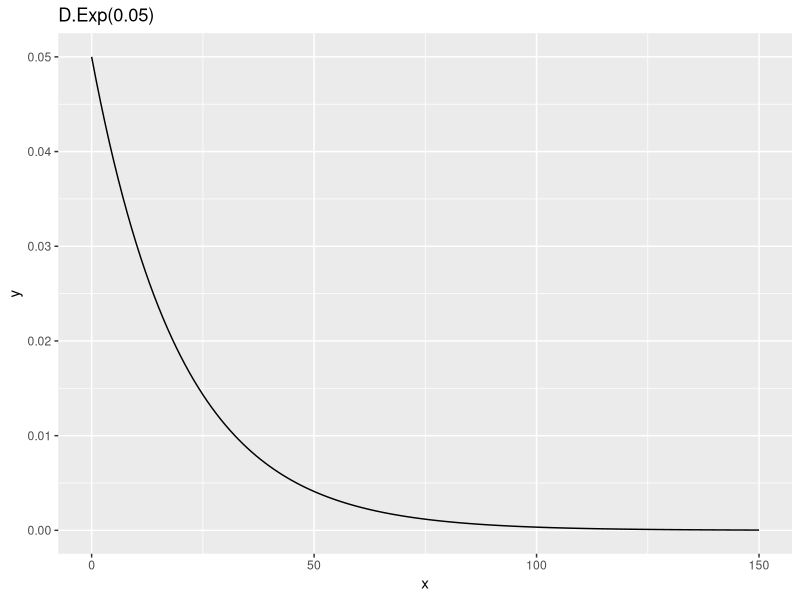
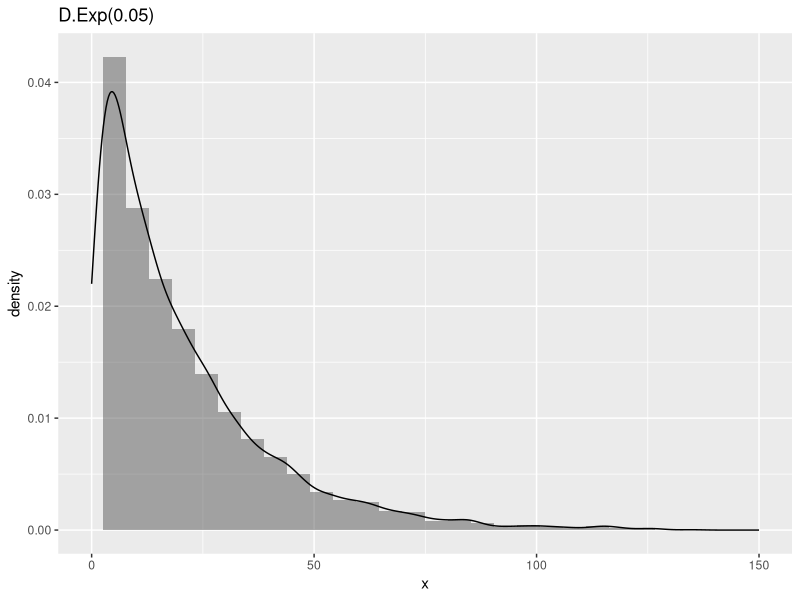
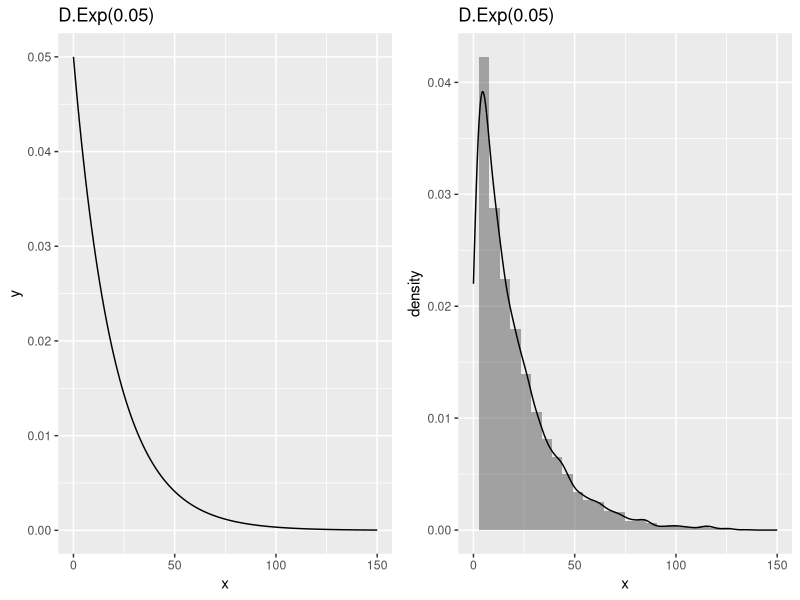
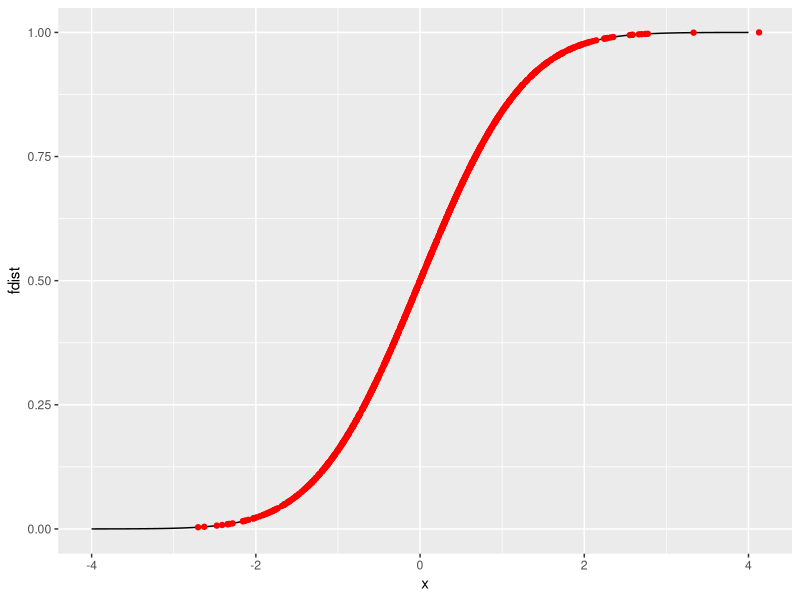
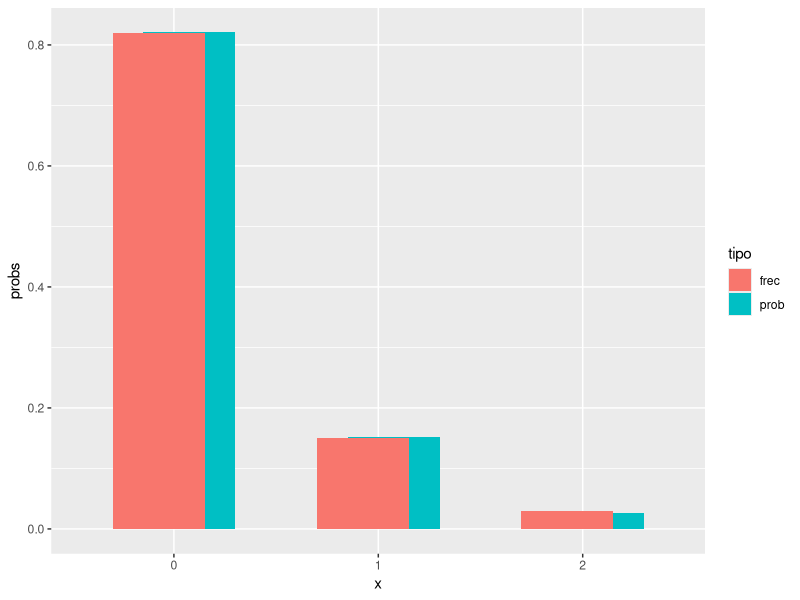

Recreate these plots in R, in order. (Note: this script raises an error after producing the figures.)
## ---- chunk 1
knitr::opts_chunk$set(echo = TRUE)
library(tidyverse)
library(gridExtra)
library(kableExtra)
## ---- chunk 2
# Simulaciones disponibles
defectos <- c(2, 2, 0, 0, 0, 2, 1, 2, 1, 4, 1, 0, 0, 2, 4, 0, 0, 0, 0, 1, 1, 1, 2,
    2, 3, 1, 0, 4, 3, 1, 0, 2, 2, 2, 3, 1, 0, 2, 2, 2, 3, 1, 0, 1, 0, 1, 2, 0, 0,
    2, 3, 2, 3, 2, 4, 4, 0, 1, 1, 3, 0, 0, 3, 2, 0, 0, 0, 3, 0, 1, 4, 1, 1, 2, 1,
    1, 4, 1, 1, 1, 0, 1, 0, 1, 2, 2, 1, 3, 1, 2, 1, 2, 3, 1, 2, 5, 1, 1, 1, 1, 0,
    1, 1, 1, 2, 1, 0, 0, 1, 2, 2, 1, 1, 1, 1, 0, 3, 1, 1, 1, 1, 4, 4, 0, 6, 6, 1,
    1, 1, 0, 2, 3, 1, 0, 0, 2, 0, 2, 1, 1, 1, 2, 1, 1, 1, 1, 2, 5, 0, 1, 3, 1, 1,
    4, 1, 2, 1, 1, 0, 2, 1, 2, 1, 3, 3, 2, 0, 3, 0, 1, 3, 0, 1, 2, 0, 1, 0, 0, 2,
    2, 1, 2, 0, 0, 0, 1, 1, 2, 3, 1, 0, 1, 0, 1, 1, 1, 1, 1, 5, 3)
# Número de simulaciones/observaciones
nsim = length(defectos)
# Tamaño de la caja
tamaño <- rep(144, 200)
# Conjunto de datos
huevos <- data.frame(tamaño, defectos)
## ---- chunk 3
# PROBABILIDAD CON ESTIMACIÓN MC
# Pr(X > 3)
sel <- dplyr::filter(huevos, defectos > 3)
prob <- nrow(sel)/nsim
cat("Probabilidad estimada [Pr(X > 3)]: ", prob)

# otro modo de seleccionar
cat("\n Probabilidad estimada [Pr(X > 3)]: ", mean(huevos$defectos>3))

## ---- chunk 4
# MEDIAS Y DISPERSIÓN CON APROXIMACIÓN MC
# media
media=mean(huevos$defectos)
# dispersión
varianza=var(huevos$defectos)
desvtip=sd(huevos$defectos)

# ic para la media
error=sqrt(sum((huevos$defectos-media)^2)/(nsim^2))
cat("\n Error Estimado (media)=",round(error,3))
# límites del IC redondeados a 3 cifras decimales
ic.low=media-qnorm(0.975)*error
ic.up=media+qnorm(0.975)*error
cat("\n IC(95%)[AproxMC(media)]=[",ic.low,",",ic.up,"]")
## ---- chunk 5
# Algoritmo para obtener la estimación MC
montecarlo=function(datosim,type,z=NULL,alpha=0.95){
  # datosim es un vector con las simulaciones
  # type="mean" -> estimar una media
  # type="prob" -> estimar probabilidad acumulada hasta un punto z
  # z -> Pr(x<=z), z en el espacio de estados de X
  # alpha -> nivel de significatividad (por defecto 95%)
  nsim=length(datosim)
  
if(type=="mean") {
  estim=mean(datosim)
  error=sum((datosim-estim)^2)/(nsim^2)
  }
else if(type=="prob"){
    Iprob=(datosim<=z)*1
    estim=mean(Iprob)
    error=sum((Iprob-estim)^2)/(nsim^2)
  }
else{
    cat("Introduce type=mean o prob (entrecomillados)")
    break
  }
  
ic.low=estim-qnorm((1+alpha)/2)*error
ic.up=estim+qnorm((1+alpha)/2)*error
cat("\n Estimación MC de una ",ifelse(type=="mean","media","probabilidad"))
return(data.frame(estim,error,ic.low,ic.up))
}

## ---- chunk 6
montecarlo(defectos,type="mean")
montecarlo(defectos,type="prob",z=2)

## ---- chunk 7
# Exponencial. Densidad
lambda=0.05
x=seq(0,150,1)
datos=tibble(x,y=dexp(x,lambda))
g1=ggplot(datos,aes(x=x,y=y))+
  geom_line()+
  labs(title=paste0("D.Exp(",lambda,")"))
g1

# Exponencial. Simulación
lambda=0.05
nsim=5000
x=rexp(nsim,lambda)
datos=tibble(x)
g2=ggplot(datos,aes(x=x))+
  geom_histogram(aes(y=..density..), alpha=0.5,position="identity")+
  geom_density() +
  labs(title=paste0("D.Exp(",lambda,")"))+
  xlim(0,150)
g2

grid.arrange(g1,g2,ncol=2)
## ---- chunk 8
nsim=1000
unif=runif(nsim)
sim=qnorm(unif)

x=seq(-4,4,length=nsim)
fdist=pnorm(x)
datos=tibble(x,fdist,unif,sim)
ggplot(datos,aes(x=x,y=fdist))+
  geom_line()+
  geom_point(aes(y=unif,x=sim),col="red")
## ---- chunk 9
nsim <- 1500
# datos uniformes
unif <- runif(nsim)
# Valores a devolver (piezas defectuosas por caja)
valores <- c(0, 1, 2)
# Distribución de probabilidad
prob <- c(0.82, 0.15, 0.03)
probacum <- cumsum(prob)
x=c()
# Simulación de la variable de interés
for(i in 1:nsim){
x[i] <- valores[min(which(unif[i] <= probacum))] 
}

datos=as_tibble(prop.table(table(x)))
datos=datos %>% 
  bind_cols(prob) %>%
  pivot_longer(cols=2:3,names_to="tipo",values_to="probs")
datos$tipo=factor(datos$tipo,labels=c("frec","prob"))
 
ggplot(datos,aes(x,probs))+
  geom_col(aes(fill=tipo),position = position_dodge(width = 0.3))
## ---- chunk 10
# EJEMPLO 1
# Parámetros de la simulación
set.seed(19)
nsim <- 1500
# datos uniformes
unif <- runif(nsim)
# Valores a devolver (piezas defectuosas por caja)
valores <- c(0, 1, 2)
# Valores a devolver y probabilidad acumulada para la política 1
prob1 <- c(0.82, 0.15, 0.03)
probacum1 <- cumsum(prob1)
# Valores a devolver y probabilidad acumulada para la política 2
prob2 <- c(0.85, 0.13, 0.02)
probacum2 <- cumsum(prob2)
# Inicialización de variables donde almacenamos las simulaciones
xs1 <- c(); benef1 <- c()
xs2 <- c(); benef2 <- c()
# Simulación de la variable de interés
i <- 1
while (i <= nsim)
{
  # politica 1
  xs1[i] <- valores[min(which(unif[i] <= probacum1))] 
  benef1[i] <- ifelse(xs1[i]==0, 300, -50*xs1[i]) # beneficios
  # politica 2
  xs2[i] <- valores[min(which(unif[i] <= probacum2))]  
  benef2[i] <- ifelse(xs2[i]==0, 300, -50*xs2[i])
    # nueva simulación
  i <- i+1
}
# Resultados para las nsim simulaciones
simulacion <- data.frame(defec.s1 = xs1, benef.s1 = benef1, 
                         defec.s2 = xs2, benef.s2 = benef2)
cat("Una muestra de las simulaciones realizadas es ...\n")
## Una muestra de las simulaciones realizadas es ...

head(simulacion)
## ---- chunk 11
#EJEMPLO ex:discreta2
# Parámetros de la simulación
set.seed(1970)
nsim <- 1000
# datos uniformes
unif <- runif(nsim)
# Beneficios asociados a cada plan
BpB <- c(2000, 3000)  # beneficio variable
BpC <- c(-1000, 2000, 8000) # beneficio variable
# Distribuciones de probabilidiad para los planes B y C
probB <- c(0.4, 0.6)
probacumB <- cumsum(probB) # función de distribución plan B
probC <- c(0.2, 0.5, 0.3)
probacumC <- cumsum(probC) # función de distribución plan 
# Inicialización de variables donde almacenamos las beneficios 
# individuales para cada simulación
benefB <- c()
benefC <- c()
# Simulación de la variable de interés
i <- 1
while (i <= nsim)
{
  # plan B
  benefB[i] <- BpB[min(which(unif[i] <= probacumB))] 
  # plan C
  benefC[i] <- BpC[min(which(unif[i] <= probacumC))]  
  # nueva simulación
  i <- i+1
}
# Resultado
simulacion <- data.frame(A=rep(2500,nsim),B = benefB, C = benefC)
cat("Una muestra de las simulaciones realizadas es ...\n")
head(simulacion)

beneficios=simulacion %>% 
  summarise(mPB = mean(B), sdPB = sd(B), 
            mPC = mean(C), sdPC = sd(C))

cat("Beneficios PlanA ($):",2500,
    "Volatilidad (sd):",0,
   "Beneficios PlanB ($):",beneficios$mPB,
    "Volatilidad (sd):",beneficios$sdPB,
    "Beneficios PlanC ($):",beneficios$mPC, 
    "Volatilidad (sd):",beneficios$sdPC)
## ---- chunk 12
# Probabilidad beneficio > 2500
c(prA = sum(simulacion$A>2500)/1000, 
  prB = sum(simulacion$B>2500)/1000, 
  prC = sum(simulacion$C>2500)/1000)
## ---- chunk 13
# EJEMPLO #mixtura1
simula.ventas.micro <- function(clientes, semilla)
{
# Descripción del proceso de compra o no compra
compra <- c("Si", "No")
pcompra <- 0.50
# Descripción del proceso de adquisión del microondas
tipo <- c("Sencillo", "Estándar", "Lujo")
prmicro <- c(0.25, 0.50, 0.25) # fmp X1
prmicroacum <- cumsum(prmicro) # fon. distribución X1
beneficio <- c(30, 60, 75)
# Inicialización de variables para las simulaciones
indicador <- c()             # proceso de compra
micro <- c()                 # tipo microondas adquirido
bind <- rep(0, clientes)     # beneficio individual
bacum <- rep(0, clientes)    # beneficio acumulado

## Simulación del proceso
##########################
i <- 1
# Generamos uniformes para describir el proceso de compra y 
# el tipo de microondas adquirido
set.seed(semilla)
ucompra <- runif(clientes) # uniformes para el indicador
umicro <- runif(clientes)  # uniformes para la compra

# Bucle de simulación
while (i <= clientes)
{
  # Proceso de compra
  indicador[i] <- ifelse(ucompra[i] <= 0.5, compra[1], compra[2])
  # Tipo de microndas
  if(indicador[i] == compra[1])
  {
    pos <- min(which(umicro[i] <= prmicroacum))
    micro[i] <- tipo[pos]
    bind[i] <- beneficio[pos]
  }
  else
  {
    micro[i] <- "Sin venta"
    bind[i] <- 0
  }
  bacum[i] <- sum(bind[1:i])  # se acumulan todos los beneficios
  # nueva simulación
  i <- i+1
}
# Resultado
return(data.frame(Compra = indicador, Tipo = micro, 
                  Bind = bind, Bacum = bacum))
}
## ---- chunk 14
#Generamos el proceso para 30 clientes y analizamos los resultados
simulacion <- simula.ventas.micro(1000, 123)
dim(simulacion)
head(simulacion)
mean(simulacion$Bind)
mean(simulacion$Tipo=="Lujo")
mean(simulacion$Bind[simulacion$Compra=="Si"])
## ---- chunk 15
g1=simulacion %>%
  group_by(Tipo) %>%
  summarise(n=n()) %>%
  mutate(prop=n/nrow(simulacion)) %>%
  ggplot(aes(x = Tipo, y = prop)) +
    geom_col(aes(fill = Tipo), position = "dodge") +
    geom_text(aes(label = scales::percent(prop), 
                  y = prop, group = Tipo),
              position = position_dodge(width = 0.9),
              vjust = 1.5)+
  labs(x="Tipo de cliente",y="Proporción")+
  theme(legend.position="none")

g2 <- ggplot(simulacion, aes(1:30, Bacum)) + 
  geom_line() +
  labs(x = "Cliente", y = "Beneficio acumulado")
grid.arrange(g1, g2, nrow = 1)
## ---- chunk 16
# Parámetros iniciales
nsim <- 5000
semilla <- 12
# Descripción variable indicadora
exito <- c("Fracaso", "Moderado", "Éxito")
pexito <- c(0.6, 0.3, 0.1)
pexitoacum <- cumsum(pexito)
# Descripción del proceso de evaluación por jurado
clasifi <- c("Malo", "Regular", "Bueno")
p1 <- c(0.5, 0.3, 0.2)
p2 <- c(0.2, 0.4, 0.4)
p3 <- c(0.1, 0.3, 0.6)
p1acum <- cumsum(p1)
p2acum <- cumsum(p2)
p3acum <- cumsum(p3)

# Inicialización de variables para las simulaciones
producto <- c()             # éxito producto
jurado <- c()               # clasificación jurado

## Simulación del proceso
##########################
i <- 1
# Generamos uniformes para describir el proceso de indicadores de éxito
# y también el de evaluación o clasificación por el jurado
set.seed(semilla)
uexito <- runif(nsim)  
uclasi <- runif(nsim)

# Bucle de simulación
while (i <= nsim)
{
  # Éxito del producto
  producto[i] <- exito[min(which(uexito[i] <= pexitoacum))]
  # Tipo de microndas
  if(producto[i] == exito[1])
  {
    jurado[i] <- clasifi[min(which(uclasi[i] <= p1acum))]
  }
  else if (producto[i] == exito[2])
  {
    jurado[i] <- clasifi[min(which(uclasi[i] <= p2acum))]
  }
  else
  {
    jurado[i] <- clasifi[min(which(uclasi[i] <= p3acum))]    
  }
  # nueva simulación
  i <- i+1
}
# Resultado
simulacion <- data.frame(producto = producto, jurado = jurado)
head(simulacion)
mean(simulacion$producto[simulacion$jurado=="Malo"]=="Fracaso")
den=sum((simulacion$jurado=="Malo")*1)
num=sum((simulacion$jurado=="Malo")&(simulacion$producto=="Fracaso"))
num/den
## ---- chunk 17
distri.conjunta.frec <- table(simulacion)
kbl(distri.conjunta.frec,caption="Frecuencias observadas en las simulaciones.") %>%
  kable_styling(bootstrap_options = c("striped", "hover"),full_width = F)
## ---- chunk 18
distri.conjunta=as.data.frame(table(simulacion)/nsim)
kbl(distri.conjunta,caption="Frecuencias relativas observadas en las simulaciones. Aproximación de la distribución conjunta.") %>%
    kable_styling(bootstrap_options = c("striped", "hover"),full_width = F)
## ---- chunk 19
distri.conjunta.frec[2,1]/sum(distri.conjunta.frec[,1])
## ---- chunk 20
distri.conjunta %>% 
  filter(jurado == "Bueno") %>%
  mutate(pr.bueno = sum(Freq), resultado = round(Freq/pr.bueno,4)) %>%
  kbl(caption="Distribución condicionada a que el producto fue evaluado como Bueno por el jurado.")%>%
      kable_styling(bootstrap_options =c("striped","hoover"),full_width = F)

## ---- chunk 21
distri.conjunta %>% 
  filter(jurado == "Malo") %>%
  mutate(pr.malo = sum(Freq), resultado = round(Freq/pr.malo,4)) %>%
  kbl(caption="Distribución condicionada a que el producto fue evaluado como Malo por el jurado.") %>%
  kable_styling(bootstrap_options =c("striped","hoover"),full_width = F)

## ---- chunk 22
# EJEMPLO #cont2
# Parámetros iniciales
nsim <- 5000
set.seed(12)
# Generamos uniformes 
uniforme <- runif(nsim)
# Calculamos x con F^-1
xs <- uniforme^(1/3)
# Calculamos y = h(x)
ys <- 1 - xs
# Devolvemos los valores de x e y
simulacion <- data.frame(sim = 1:nsim, x = xs, y = ys)
head(simulacion)

mean(simulacion$y<1 & simulacion$y>0)
## ---- chunk 23
# Valor esperado y desviación típica de Y 
datos <- simulacion$y
cat("E(Y)=", round(mean(datos), 4))
cat("sd(Y)=", round(sd(datos), 4))
# Pr(0 <= Y <= 1) 
cat("Pr(0 <= Y <= 1)=", round(sum(datos >= 0 & datos <= 1)/nsim, 4))
# Pr(Y >= 1) 
cat("Pr(Y >= 0.5)=", round(sum(datos >= 0.5)/nsim, 4))
## ---- chunk 24
g1 <- ggplot(simulacion, aes(x, ..density..)) + 
  geom_histogram(fill = "steelblue") +
  geom_density()+
  labs(x = "X", y = "Densidad")
g2 <- ggplot(simulacion, aes(y, ..density..)) + 
  geom_histogram(fill = "steelblue") +
  geom_density()+
  labs(x = "Y", y = "Densidad")
grid.arrange(g1, g2, nrow = 1)
## ---- chunk 25
# EJEMPLO #combined1
# Parámetros iniciales
nsim <- 5000
nvar <- 10  # número de variables
set.seed(12)
# Generamos matriz de datos uniformes de dimensiones nsim*nvar 
uniforme <- matrix(runif(nsim*nvar), nrow = nsim)
# Calculamos y_min e y_max
ymin <- apply(uniforme, 1, min)
ymax <- apply(uniforme, 1, max)
# Calculamos rango
rango <- ymax - ymin
# Devolvemos los valores 
simulacion <- data.frame(sim = 1:nsim, 
                         ymin = ymin, ymax = ymax, 
                         rango = rango)
## ---- chunk 26
#  Pr(Y_{min} <= 0.1, Y_{max} >= 0.8)$
p1 = mean((simulacion$ymin <= 0.1) & (simulacion$ymax >= 0.8))
cat("Pr(Y_{min} <= 0.1, Y_{max} >= 0.8)=", round(p1, 4))
# Valor esperado del rango 
cat("E(R)=",round(mean(simulacion$rango), 4))
# Pr(R >= 0.5)
cat("Pr(R >= 0.5)=",round(mean(simulacion$rango >= 0.5), 4))
## ---- chunk 27
orden <- c("ymin", "ymax", "rango")
# Construimos matriz de datos para el gráfico
datos <- pivot_longer(simulacion, cols = 2:4, 
                      names_to = "Medida", values_to = "Valor")
# gráfico
ggplot(datos, aes(Valor,fill = Medida))+
  geom_histogram(aes(y = ..density..), position = "identity", alpha = 0.3, bins = 50)+
  labs(y = "Densidad",x = "",fill = "Variables")
## ---- chunk 28
# Parámetros iniciales
nsim <- 5000
set.seed(12)
# Generamos diámetros para tuercas y pernos
tuercas <- rnorm(nsim, 2.03, 0.02)
pernos <- rnorm(nsim, 2.00, 0.01)
# Calculamos la diferencia y creamos filtro de calidad
diferencia <- tuercas - pernos
valid<- 1*(diferencia >0 & diferencia <= 0.06)
# Devolvemos los valores 
simulacion <- data.frame(sim = 1:nsim, 
                         tuercas = tuercas, 
                         pernos = pernos, 
                         diferencia= diferencia, 
                         valid = valid)
## ---- chunk 29
# Calidad del proceso
g1 <- simulacion %>%
  count(valid)%>%
  mutate(prop = prop.table(n)) %>%
  ggplot(aes(x = as.factor(valid), y = prop, label = scales::percent(prop))) + 
  geom_col(fill = "steelblue", position = "dodge") +
  scale_x_discrete(labels = c("No", "Sí")) +
  scale_y_continuous(labels = scales::percent)+
  geom_text(position = position_dodge(width = 0.9), vjust = 1.5,size = 3)+
  labs(x = "Resultado del proceso: validez", y = "Porcentaje")
# Diferencia
g2 <- ggplot(simulacion, aes(diferencia)) + 
  geom_histogram(fill = "steelblue",color="grey") +
  geom_vline(xintercept = c(0, 0.06), col = "red") +
  labs(x = "Diferencia Tuerca-Perno", y = "Frecuencia")
# Diámetros
orden <- c("tuercas", "pernos")
datos <- pivot_longer(simulacion, cols = 2:3, names_to = "Medida", values_to = "Valor")
# gráfico
g3 <- ggplot(datos, aes(Medida, Valor)) + 
  geom_boxplot(fill = "steelblue") +
  scale_x_discrete(limits = orden, labels = orden) +
  labs(x = "", y = "Diámetro")
# Combinación
grid.arrange(g1, g2, g3, nrow = 2)
## ---- chunk 30
10000*(1 - mean(simulacion$valid == 1))
## ---- chunk 31
# Parámetros iniciales
nsim <- 5000
set.seed(12)
# Generamos longitudes de las secciones
LA <- rnorm(nsim, 20, sqrt(0.04))
LB <- rnorm(nsim, 14, sqrt(0.01))
LC <- rnorm(nsim, 26, sqrt(0.04))
# Calculamos longitud total y verificamos requisitos
L <- LA + LB + LC - 4
valid <- 1*(L >= 55.5 & L <= 56.5)
# Devolvemos los valores 
simulacion <- data.frame(sim = 1:nsim, LA = LA, LB = LB, 
                         LC = LC, L = L,valid=valid)
## ---- chunk 32
#  Pr proceso cumpla criterios calidad
p = mean(simulacion$valid == 1)
error = sqrt((sum(simulacion$valid-p)^2)/(nsim^2))
alpha = 0.05 # 1-alpha=nivel de confianza para el IC
ic.low = p - qnorm(1-alpha/2)*error
ic.up = p + qnorm(1-alpha/2)*error
cat("Pr(barra utilizable)=", p)
cat("Error de la aproximación=", error)
cat("IC(", 1-alpha,"%)= [", ic.low,",", ic.up,"]")
## ---- chunk 33
desechos=25000*(1-p)
cat("Barras desechadas en un mes:", desechos)
## ---- chunk 34
benef=(25000-desechos)*300-desechos*100
cat("Beneficio obtenido en un mes:", benef, "€")
## ---- chunk 35
# Función para simular el proceso de fabricación con tres subprocesos ABC encadenados.
simula.proceso=function(semilla, nsim, nciclo, alpha, beta, delta, ta, tb, tc){
# semilla=Semilla aleatoria y nsim=nº simulaciones o ciclos a simular
#nciclo es el número de días del ciclo
# alpha, beta y delta son los parámetros de las exponenciales TA,TB,TC
# ta,tb y tc son los tiempos de funcionamiento diarios para los procesos A, B y C.
Tciclo=Dciclo = rep(0, nsim)   # tiempo de ciclo (en horas T y días D)
Tpotencial = rep(0, nsim)      # tiempo(en horas) que funcionaría sin fallos
fallo = c()                   # qué proceso ha fallado en cada ciclo
procesos = c("A", "B", "C")

set.seed(semilla)
# simulamos las duraciones para todos los ciclos
TA = rexp(nsim, alpha)  
TB = rexp(nsim, beta)
TC = rexp(nsim, delta)
t = c(ta, tb, tc) # funcionamiento diario de cada proceso

for(j in 1:nsim){
  T = c(TA[j], TB[j], TC[j])      # tiempos de vida para el ciclo j
  nfallo = T/t                  # número días que funcionará cada proceso
  falla = which.min(nfallo)     # qué proceso falla primero
  if(nfallo[falla] <= nciclo){  # si falla antes de cerrar el ciclo
   fallo[j] = procesos[falla]   #identificamos el proceso que falla
   Dciclo[j] = T[falla]/t[falla]   # y lo pasamos a días
   Tciclo[j] = Tpotencial[j]=24*Dciclo[j]   # duración del ciclo (en horas)
  }
  else{                       #si no falla ninguno antes de cerrar el ciclo
    Tciclo[j] = 24*7            #cerramos el ciclo sin fallos
    Dciclo[j] = 7
    fallo[j] = "No"
    Tpotencial[j] = T[falla]/t[falla]*24    # y guardamos la duración potencial 
  }
} # fin del for (j)
resultado = data.frame(ciclo = 1:nsim, fallo,
                     Tciclo = round(Tciclo, 2),Dciclo = round(Dciclo, 2),
                     Tpotencial = round(Tpotencial, 2),
                     DA = round(TA/ta, 2), DB = round(TB/tb, 2), DC = round(TC/tc, 2))

return(resultado)
}
## ---- chunk 36
nciclo = 7; alpha = 1/1000; beta = 1/333; delta = 1/167
ta = 15.6;tb = 5.52; tc = 2.88
semilla = 12

#set.seed(semilla)
nsim=5000                  
simulacion=simula.proceso(semilla,nsim,nciclo,alpha,beta,delta,ta,tb,tc)
kbl(head(simulacion),caption="Simulaciones para el proceso de fabricación con tres subprocesos encadenados A, B y C. Tipo de fallo, tiempos de funcionamiento del sistema (Tciclo en horas, Dciclo en días) y tiempo de funcionamiento potencial (Tpotencial en horas). Días de vida DA, DB, DC de los procesos.") %>%
 kable_styling(bootstrap_options = "striped", full_width = F, position = "left")
## ---- chunk 37
# probabilidad de que no falle
m = mean(simulacion$fallo == "No")
error = sqrt(sum(((simulacion$fallo == "No")*1-m)^2) / (nsim^2))
ic.low = m - qnorm(0.975)*error
ic.up = m + qnorm(0.975)*error
cat("Pr(sin fallo antes del ciclo=",m)
cat("IC(Probabilidad)=[",round(ic.low, 4),",",round(ic.up, 4),"]")
## ---- chunk 38
#  Representación gráfica del ciclo de vida: tabla de probabilidades
g1 = simulacion %>%
  group_by(fallo) %>%
  summarise(n = n(), prop = n/nrow(simulacion)) %>%
  ggplot(aes(x = fallo, y = prop)) +
    geom_col(aes(fill = fallo), position = "dodge") +
    geom_text(aes(label = scales::percent(prop), 
                  y = prop, group = fallo),
              position = position_dodge(width = 0.9),
              vjust = 1.5)+
  labs(x = "Tipo de fallo",y = "Proporción")+
  theme(legend.position = "none")


# Tiempo de vida en función del ciclo
g2 <- ggplot(simulacion, aes(fallo, Tciclo)) + 
  geom_boxplot(fill = "steelblue") +
  labs(x = "Tipo de fallo", y = "Tiempo de funcionamiento (horas)")
grid.arrange(g1, g2, nrow = 1)
## ---- chunk 39
# tpo medio de funcionamiento sin fallos
m = mean(simulacion$Tpotencial)
error = sqrt(sum((simulacion$Tpotencial-m)^2) / (nsim^2))
ic.low = m - qnorm(0.975)*error
ic.up = m + qnorm(0.975)*error
cat("E(Tpotencial)=",round(m/24, 2))
cat("IC(estimación)=[",round(ic.low/24, 2),",",round(ic.up/24, 2),"]")
## ---- chunk 40
# Parámetros tiempo funcionamiento (en minutos)
tf.params <- estima.weibull(80*60, 50*60); tf.params
# Tiempo de reparación para avería leve
tr.leve <- estima.weibull(30, 15); tr.leve
# Tiempo de reparación para avería moderada
tr.moderado <- estima.weibull(60, 30); tr.moderado
# Tiempo de reparación para avería moderada
tr.grave <- estima.weibull(120, 45); tr.grave
## ---- chunk 41
# Fijamos semilla y límite de tiempo para la simulación
semilla <- 12
set.seed(semilla)
Tsim <- 259200
# Incicializamos variables
tf <- c()
trepara <- c()
averia <- c()
ttotal <- 0
ciclo <- c(0)
# Creamos variables necesarias para la simulación del tipo de avería:
# probabilidades de avería leve, moderada y grave
eti <- c("leve", "moderada", "grave")
pr1 <- c(0.85, 0.10, 0.05)  # si tf<=1500
pr1acu <- cumsum(pr1)
pr2 <- c(0.75, 0.15, 0.10)  # si 1500<tf<=3000
pr2acu <- cumsum(pr2)
pr3 <- c(0.65, 0.20, 0.15)  # si tf>3000
pr3acu <- cumsum(pr3)

#############################
## Simulación del proceso
#############################
i <- 1
while (ttotal<= Tsim)
{
  # Tiempo de funcionamiento
  tf[i] <- rweibull(1, tf.params[1], tf.params[2])
  # Tipo Averia
  if(tf[i] <= 1500)
      averia[i] <-eti[min(which(runif(1) <= pr1acu))]
  else if(tf[i] > 1500 & tf[i] <= 3000)
      averia[i] <-eti[min(which(runif(1) <= pr2acu))] 
  else if(tf[i] > 3000)
       averia[i] <-eti[min(which(runif(1) <= pr3acu))]
 # tiempo de reparación
  if(averia[i] == "leve")
      trepara[i] <- rweibull(1, tr.leve[1], tr.leve[2])
  else if(averia[i] == "moderada" )
      trepara[i] <- rweibull(1, tr.moderado[1], tr.moderado[2])
  else if(averia[i] == "grave")
      trepara[i] <- rweibull(1, tr.grave[1], tr.grave[2]) 
  # actualizamos tiempo total
  ciclo[i]=tf[i]+trepara[i]
  ttotal=ttotal+ciclo[i]
  i <- i + 1
}
simulacion <- data.frame(tf, averia = as.factor(averia), 
                         trepara,tiempo = cumsum(ciclo))
## ---- chunk 42
kbl(head(simulacion),caption = "Simulaciones para el sistema de corte de piedra.") %>%
  kable_classic_2(full_width = F)
# Descriptivo del sistema
summary(simulacion)
## ---- chunk 43
# Tiempo total de funcionamiento del sistema (con reparaciones)
ttotal <- last(simulacion$tiempo)
# Tiempo a pleno rendimiento
tpleno <- sum(simulacion$tf)
# Tiempo a rendimiento reducido
tparcial <-sum((simulacion$averia == "leve")*trepara*0.6)
# Tiempo parado (reparaciones moderadas y graves)
tdetenido <- sum((simulacion$averia != "leve")*trepara)
# Juntamos los tiempos y calculamos porcentajes sobre el tiempo de funcionamiento total
kbl(round(100*cbind(ttotal, tpleno, tparcial, tdetenido)/ttotal,2),
    col.names=c("%Tiempo total","%Pleno rendimiento","%Rendimiento reducido","%Parado")) %>%
  kable_classic_2(full_width = F)
